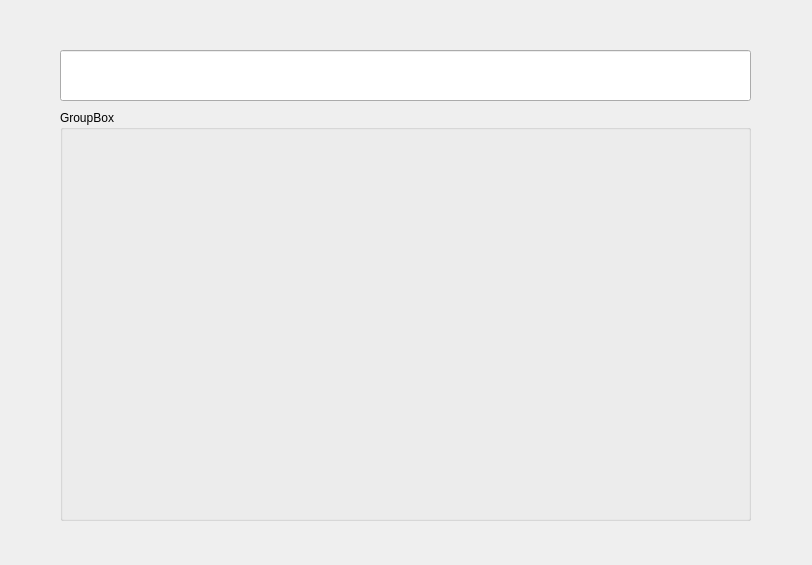
<?xml version="1.0" encoding="UTF-8"?>
<ui version="4.0">
 <class>Form</class>
 <widget class="QWidget" name="Form">
  <property name="geometry">
   <rect>
    <x>0</x>
    <y>0</y>
    <width>812</width>
    <height>565</height>
   </rect>
  </property>
  <property name="windowTitle">
   <string>Form</string>
  </property>
  <widget class="QLineEdit" name="lineEdit">
   <property name="geometry">
    <rect>
     <x>60</x>
     <y>50</y>
     <width>691</width>
     <height>51</height>
    </rect>
   </property>
  </widget>
  <widget class="QGroupBox" name="groupBox">
   <property name="geometry">
    <rect>
     <x>60</x>
     <y>110</y>
     <width>691</width>
     <height>411</height>
    </rect>
   </property>
   <property name="title">
    <string>GroupBox</string>
   </property>
  </widget>
 </widget>
 <resources/>
 <connections/>
</ui>
